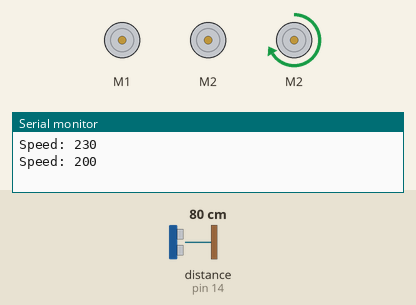
Simulated run of this sketch. Board: Arduino Uno, built with avr-gcc and run on an emulated ATmega328P. Parts: 3 × DC motor (green arrow = forward, orange = backward, longer = faster), the last lines printed to the serial monitor. Wiring (inferred from the names in the program): ultrasonic range finder: trigger pin 15; echo pin 14. The inputs (shaded band) are chosen by the test bench; at power-on: distance to the obstacle (sensor on pin 14) 80 cm. The echo pulse lasts 58.3 µs per cm; random numbers use the default seed unless the sketch sets one.

Above: at 1.8 s.
1.9 s: distance to the obstacle (sensor on pin 14) set to 44 cm
3.4 s: distance to the obstacle (sensor on pin 14) set to 37 cm
At 4.3 s:
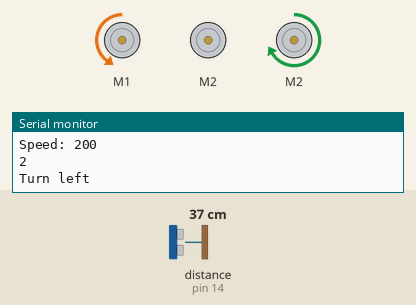
6.4 s: distance to the obstacle (sensor on pin 14) set to 60 cm
At 7.6 s:
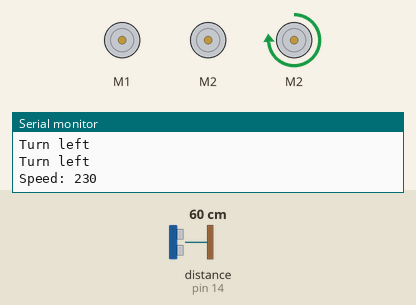
9.4 s: distance to the obstacle (sensor on pin 14) set to 2 cm
At 10.3 s:
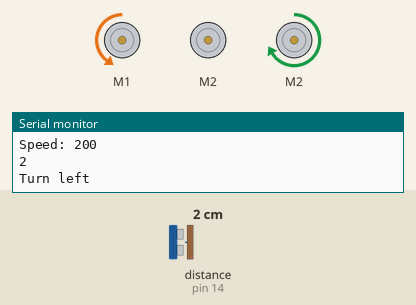
Timing chart, 0 to 12.4 s (numbered marks = the images above; inputs shaded):
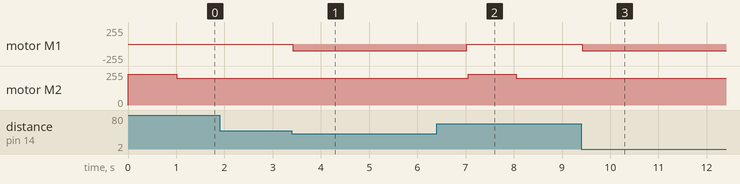

The sketch:

MOTOR_PING_TEST.ino
```cpp
#include <AFMotor.h>

#define trigPin 15
#define echoPin 14
//turn
AF_DCMotor motor(1, MOTOR12_64KHZ);
//run
AF_DCMotor motor2(2, MOTOR12_64KHZ);

int maxSpeed = 230;
int turnSpeed = 100;
boolean runningForward = false;
int runSpeed = 200;
int turnDistance = 40;

void setup() {
  Serial.begin (9600);
  pinMode(trigPin, OUTPUT);
  pinMode(echoPin, INPUT);

  // turn on motor
  motor.setSpeed(turnSpeed);
  motor2.setSpeed(maxSpeed);

  motor.run(RELEASE);
  motor2.run(RELEASE);

  randomSeed(millis());
}

void loop() {
  int distance = getDistance();
  if (distance > 0 && distance < turnDistance) {
    byte turnDirection = random(1,3);
    Serial.println(turnDirection);
    while (distance > 0 && distance < turnDistance) {
      turn(turnDirection);
      distance = getDistance();
    }
  } else if (!runningForward) {
    forward(motor2);
  }
  delay(20);
}

int getDistance() {
  long duration, distance;
  digitalWrite(trigPin, LOW);
  delayMicroseconds(2);
  digitalWrite(trigPin, HIGH);
  delayMicroseconds(10);
  digitalWrite(trigPin, LOW);
  duration = pulseIn(echoPin, HIGH);
  distance = (duration/2) / 29.1;
  //Serial.println(distance);
  return distance;
}

void forward(AF_DCMotor forwardMotor) {
  forwardMotor.run(FORWARD);
  runningForward = true;
  forwardMotor.setSpeed(maxSpeed);
  Serial.print("Speed: ");
  Serial.println(maxSpeed);
  delay(1000);
  forwardMotor.setSpeed(runSpeed);
  Serial.print("Speed: ");
  Serial.println(runSpeed);
}

//if turnDirection = 1, turn right
//else turn left
void turn(byte turnDirection){
  motor2.run(RELEASE);
  runningForward = false;
  if (turnDirection == 1) {
    motor.run(FORWARD);
    Serial.println("Turn right");
  } else {
    motor.run(BACKWARD);
    Serial.println("Turn left");
  }
  delay(1200);
  motor.run(RELEASE);
}
```

Measured:
- the behaviour switches between 40 and 39 cm on distance to the obstacle (sensor on pin 14) (found by bisection; images 0 and 1)
- after the input at 1.9 s, every drawn part: stays the same
- after the input at 3.4 s, motor M1: stopped → backward 100/255 at once
- after the input at 6.4 s, motor M1: backward 100/255 → stopped after 0.62 s; motor M2: forward 200/255 → forward 230/255 after 0.65 s, → forward 200/255 1.0 s later
- after the input at 9.4 s, motor M1: stopped → backward 100/255 at once
